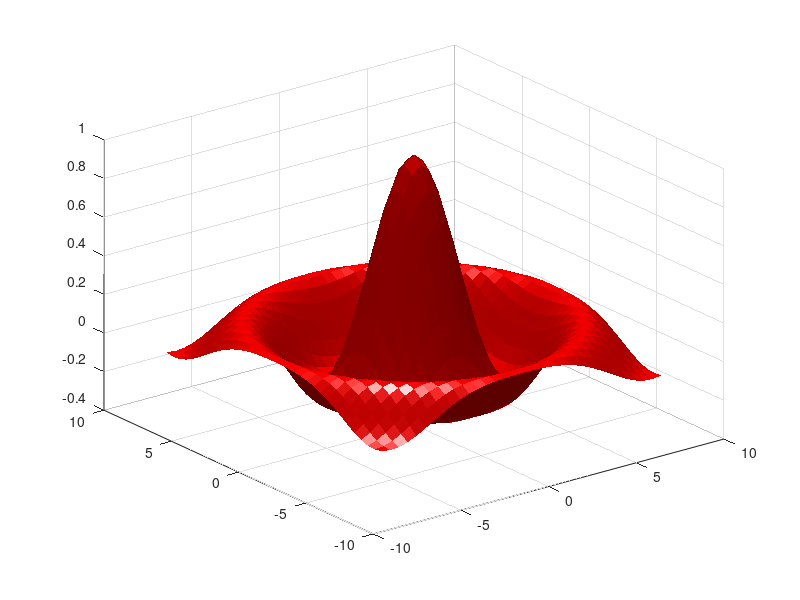

MATLAB code to generate this figure: (Note: this script raises an error after producing the figure.)
[X,Y] = meshgrid(-8:.5:8);
R = sqrt(X.^2 + Y.^2) + eps;
Z = sin(R)./R;

figure(1)
%1
%mesh(X,Y,Z,'EdgeColor','b');

%2
%surf(X,Y,Z); 
%colormap('hsv');

%3
%surf(X,Y,Z); alpha(0.4);

%4
surf(X,Y,Z,'FaceColor',...
    'red','EdgeColor','none');
camlight left; lighting phong;